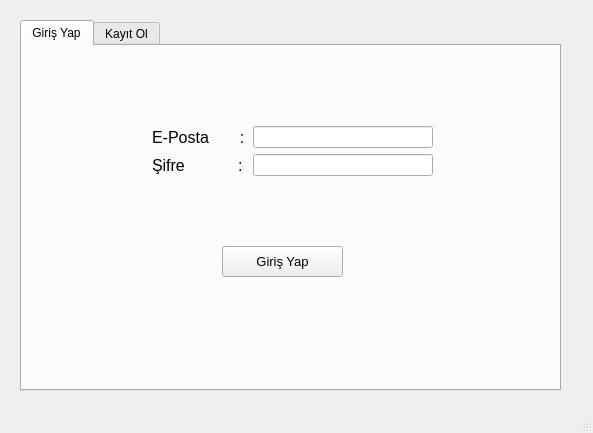
<?xml version="1.0" encoding="UTF-8"?>
<ui version="4.0">
 <class>MainWindow</class>
 <widget class="QMainWindow" name="MainWindow">
  <property name="geometry">
   <rect>
    <x>0</x>
    <y>0</y>
    <width>593</width>
    <height>433</height>
   </rect>
  </property>
  <property name="windowTitle">
   <string>MainWindow</string>
  </property>
  <widget class="QWidget" name="centralwidget">
   <widget class="QTabWidget" name="tabWidget">
    <property name="geometry">
     <rect>
      <x>20</x>
      <y>20</y>
      <width>541</width>
      <height>371</height>
     </rect>
    </property>
    <property name="currentIndex">
     <number>0</number>
    </property>
    <widget class="QWidget" name="tab">
     <attribute name="title">
      <string>Giriş Yap</string>
     </attribute>
     <widget class="QWidget" name="formLayoutWidget">
      <property name="geometry">
       <rect>
        <x>130</x>
        <y>80</y>
        <width>281</width>
        <height>100</height>
       </rect>
      </property>
      <layout class="QFormLayout" name="formLayout">
       <item row="0" column="1">
        <widget class="QLineEdit" name="lineEdit"/>
       </item>
       <item row="1" column="0">
        <widget class="QLabel" name="label_2">
         <property name="font">
          <font>
           <pointsize>12</pointsize>
          </font>
         </property>
         <property name="text">
          <string>Şifre            : </string>
         </property>
        </widget>
       </item>
       <item row="1" column="1">
        <widget class="QLineEdit" name="lineEdit_2"/>
       </item>
       <item row="0" column="0">
        <widget class="QLabel" name="label">
         <property name="font">
          <font>
           <pointsize>12</pointsize>
          </font>
         </property>
         <property name="text">
          <string>E-Posta       :</string>
         </property>
        </widget>
       </item>
      </layout>
     </widget>
     <widget class="QPushButton" name="pushButton">
      <property name="geometry">
       <rect>
        <x>200</x>
        <y>200</y>
        <width>121</width>
        <height>31</height>
       </rect>
      </property>
      <property name="font">
       <font>
        <pointsize>10</pointsize>
       </font>
      </property>
      <property name="text">
       <string>Giriş Yap</string>
      </property>
     </widget>
    </widget>
    <widget class="QWidget" name="tab_2">
     <attribute name="title">
      <string>Kayıt Ol</string>
     </attribute>
     <widget class="QLabel" name="label_3">
      <property name="geometry">
       <rect>
        <x>100</x>
        <y>80</y>
        <width>341</width>
        <height>61</height>
       </rect>
      </property>
      <property name="font">
       <font>
        <pointsize>10</pointsize>
       </font>
      </property>
      <property name="text">
       <string>Kayıt olmak için sitemize yönlendirileceksiniz.</string>
      </property>
     </widget>
     <widget class="QPushButton" name="pushButton_2">
      <property name="geometry">
       <rect>
        <x>190</x>
        <y>140</y>
        <width>131</width>
        <height>31</height>
       </rect>
      </property>
      <property name="font">
       <font>
        <pointsize>9</pointsize>
       </font>
      </property>
      <property name="text">
       <string>Siteye Git...</string>
      </property>
     </widget>
    </widget>
   </widget>
  </widget>
  <widget class="QMenuBar" name="menubar">
   <property name="geometry">
    <rect>
     <x>0</x>
     <y>0</y>
     <width>593</width>
     <height>26</height>
    </rect>
   </property>
  </widget>
  <widget class="QStatusBar" name="statusbar"/>
 </widget>
 <resources/>
 <connections/>
</ui>
